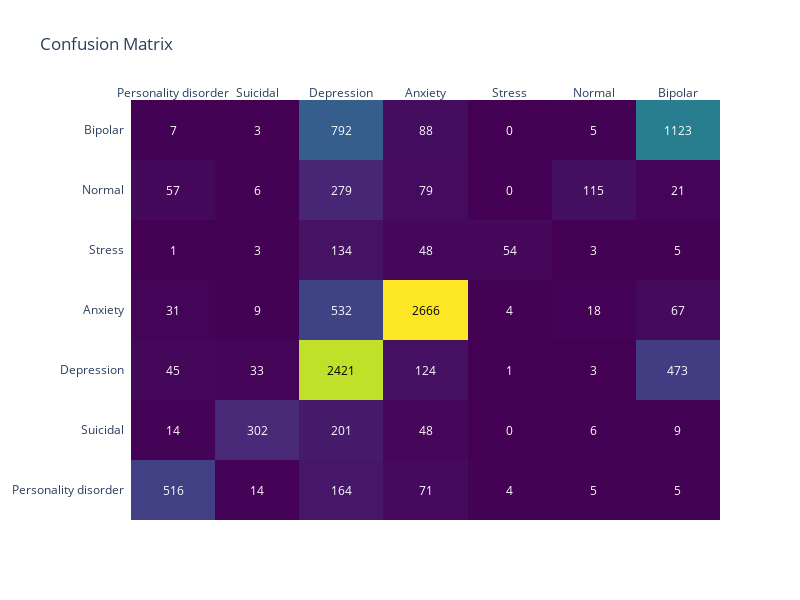

The notebook cell saved with this chart:
### Code cell
# Confusion Matrix
cm = confusion_matrix(y_test, y_pred)
cm_fig = ff.create_annotated_heatmap(
    z=cm,
    x=list(set(y_test)),
    y=list(set(y_test)),
    annotation_text=cm,
    colorscale='Viridis'
)
cm_fig.update_layout(title='Confusion Matrix')
cm_fig.update_layout(title='Confusion Matrix', width=800, height=600)  
cm_fig.show()

### Figure 1 — Plotly figure (JSON) as saved in the notebook; plotly's stock layout.template omitted (floating-point values rounded to 4 significant figures)
{"data": [{"colorscale": [[0, "#440154"], [0.1111, "#482878"], [0.2222, "#3e4989"], [0.3333, "#31688e"], [0.4444, "#26828e"], [0.5556, "#1f9e89"], [0.6667, "#35b779"], [0.7778, "#6ece58"], [0.8889, "#b5de2b"], [1, "#fde725"]], "reversescale": false, "showscale": false, "type": "heatmap", "x": ["Personality disorder", "Suicidal", "Depression", "Anxiety", "Stress", "Normal", "Bipolar"], "y": ["Personality disorder", "Suicidal", "Depression", "Anxiety", "Stress", "Normal", "Bipolar"], "z": [[516, 14, 164, 71, 4, 5, 5], [14, 302, 201, 48, 0, 6, 9], [45, 33, 2421, 124, 1, 3, 473], [31, 9, 532, 2666, 4, 18, 67], [1, 3, 134, 48, 54, 3, 5], [57, 6, 279, 79, 0, 115, 21], [7, 3, 792, 88, 0, 5, 1123]]}], "layout": {"annotations": [{"font": {"color": "#FFFFFF"}, "showarrow": false, "text": "516", "x": "Personality disorder", "xref": "x", "y": "Personality disorder", "yref": "y"}, {"font": {"color": "#FFFFFF"}, "showarrow": false, "text": "14", "x": "Suicidal", "xref": "x", "y": "Personality disorder", "yref": "y"}, {"font": {"color": "#FFFFFF"}, "showarrow": false, "text": "164", "x": "Depression", "xref": "x", "y": "Personality disorder", "yref": "y"}, {"font": {"color": "#FFFFFF"}, "showarrow": false, "text": "71", "x": "Anxiety", "xref": "x", "y": "Personality disorder", "yref": "y"}, {"font": {"color": "#FFFFFF"}, "showarrow": false, "text": "4", "x": "Stress", "xref": "x", "y": "Personality disorder", "yref": "y"}, {"font": {"color": "#FFFFFF"}, "showarrow": false, "text": "5", "x": "Normal", "xref": "x", "y": "Personality disorder", "yref": "y"}, {"font": {"color": "#FFFFFF"}, "showarrow": false, "text": "5", "x": "Bipolar", "xref": "x", "y": "Personality disorder", "yref": "y"}, {"font": {"color": "#FFFFFF"}, "showarrow": false, "text": "14", "x": "Personality disorder", "xref": "x", "y": "Suicidal", "yref": "y"}, {"font": {"color": "#FFFFFF"}, "showarrow": false, "text": "302", "x": "Suicidal", "xref": "x", "y": "Suicidal", "yref": "y"}, {"font": {"color": "#FFFFFF"}, "showarrow": false, "text": "201", "x": "Depression", "xref": "x", "y": "Suicidal", "yref": "y"}, {"font": {"color": "#FFFFFF"}, "showarrow": false, "text": "48", "x": "Anxiety", "xref": "x", "y": "Suicidal", "yref": "y"}, {"font": {"color": "#FFFFFF"}, "showarrow": false, "text": "0", "x": "Stress", "xref": "x", "y": "Suicidal", "yref": "y"}, {"font": {"color": "#FFFFFF"}, "showarrow": false, "text": "6", "x": "Normal", "xref": "x", "y": "Suicidal", "yref": "y"}, {"font": {"color": "#FFFFFF"}, "showarrow": false, "text": "9", "x": "Bipolar", "xref": "x", "y": "Suicidal", "yref": "y"}, {"font": {"color": "#FFFFFF"}, "showarrow": false, "text": "45", "x": "Personality disorder", "xref": "x", "y": "Depression", "yref": "y"}, {"font": {"color": "#FFFFFF"}, "showarrow": false, "text": "33", "x": "Suicidal", "xref": "x", "y": "Depression", "yref": "y"}, {"font": {"color": "#000000"}, "showarrow": false, "text": "2421", "x": "Depression", "xref": "x", "y": "Depression", "yref": "y"}, {"font": {"color": "#FFFFFF"}, "showarrow": false, "text": "124", "x": "Anxiety", "xref": "x", "y": "Depression", "yref": "y"}, {"font": {"color": "#FFFFFF"}, "showarrow": false, "text": "1", "x": "Stress", "xref": "x", "y": "Depression", "yref": "y"}, {"font": {"color": "#FFFFFF"}, "showarrow": false, "text": "3", "x": "Normal", "xref": "x", "y": "Depression", "yref": "y"}, {"font": {"color": "#FFFFFF"}, "showarrow": false, "text": "473", "x": "Bipolar", "xref": "x", "y": "Depression", "yref": "y"}, {"font": {"color": "#FFFFFF"}, "showarrow": false, "text": "31", "x": "Personality disorder", "xref": "x", "y": "Anxiety", "yref": "y"}, {"font": {"color": "#FFFFFF"}, "showarrow": false, "text": "9", "x": "Suicidal", "xref": "x", "y": "Anxiety", "yref": "y"}, {"font": {"color": "#FFFFFF"}, "showarrow": false, "text": "532", "x": "Depression", "xref": "x", "y": "Anxiety", "yref": "y"}, {"font": {"color": "#000000"}, "showarrow": false, "text": "2666", "x": "Anxiety", "xref": "x", "y": "Anxiety", "yref": "y"}, {"font": {"color": "#FFFFFF"}, "showarrow": false, "text": "4", "x": "Stress", "xref": "x", "y": "Anxiety", "yref": "y"}, {"font": {"color": "#FFFFFF"}, "showarrow": false, "text": "18", "x": "Normal", "xref": "x", "y": "Anxiety", "yref": "y"}, {"font": {"color": "#FFFFFF"}, "showarrow": false, "text": "67", "x": "Bipolar", "xref": "x", "y": "Anxiety", "yref": "y"}, {"font": {"color": "#FFFFFF"}, "showarrow": false, "text": "1", "x": "Personality disorder", "xref": "x", "y": "Stress", "yref": "y"}, {"font": {"color": "#FFFFFF"}, "showarrow": false, "text": "3", "x": "Suicidal", "xref": "x", "y": "Stress", "yref": "y"}, {"font": {"color": "#FFFFFF"}, "showarrow": false, "text": "134", "x": "Depression", "xref": "x", "y": "Stress", "yref": "y"}, {"font": {"color": "#FFFFFF"}, "showarrow": false, "text": "48", "x": "Anxiety", "xref": "x", "y": "Stress", "yref": "y"}, {"font": {"color": "#FFFFFF"}, "showarrow": false, "text": "54", "x": "Stress", "xref": "x", "y": "Stress", "yref": "y"}, {"font": {"color": "#FFFFFF"}, "showarrow": false, "text": "3", "x": "Normal", "xref": "x", "y": "Stress", "yref": "y"}, {"font": {"color": "#FFFFFF"}, "showarrow": false, "text": "5", "x": "Bipolar", "xref": "x", "y": "Stress", "yref": "y"}, {"font": {"color": "#FFFFFF"}, "showarrow": false, "text": "57", "x": "Personality disorder", "xref": "x", "y": "Normal", "yref": "y"}, {"font": {"color": "#FFFFFF"}, "showarrow": false, "text": "6", "x": "Suicidal", "xref": "x", "y": "Normal", "yref": "y"}, {"font": {"color": "#FFFFFF"}, "showarrow": false, "text": "279", "x": "Depression", "xref": "x", "y": "Normal", "yref": "y"}, {"font": {"color": "#FFFFFF"}, "showarrow": false, "text": "79", "x": "Anxiety", "xref": "x", "y": "Normal", "yref": "y"}, {"font": {"color": "#FFFFFF"}, "showarrow": false, "text": "0", "x": "Stress", "xref": "x", "y": "Normal", "yref": "y"}, {"font": {"color": "#FFFFFF"}, "showarrow": false, "text": "115", "x": "Normal", "xref": "x", "y": "Normal", "yref": "y"}, {"font": {"color": "#FFFFFF"}, "showarrow": false, "text": "21", "x": "Bipolar", "xref": "x", "y": "Normal", "yref": "y"}, {"font": {"color": "#FFFFFF"}, "showarrow": false, "text": "7", "x": "Personality disorder", "xref": "x", "y": "Bipolar", "yref": "y"}, {"font": {"color": "#FFFFFF"}, "showarrow": false, "text": "3", "x": "Suicidal", "xref": "x", "y": "Bipolar", "yref": "y"}, {"font": {"color": "#FFFFFF"}, "showarrow": false, "text": "792", "x": "Depression", "xref": "x", "y": "Bipolar", "yref": "y"}, {"font": {"color": "#FFFFFF"}, "showarrow": false, "text": "88", "x": "Anxiety", "xref": "x", "y": "Bipolar", "yref": "y"}, {"font": {"color": "#FFFFFF"}, "showarrow": false, "text": "0", "x": "Stress", "xref": "x", "y": "Bipolar", "yref": "y"}, {"font": {"color": "#FFFFFF"}, "showarrow": false, "text": "5", "x": "Normal", "xref": "x", "y": "Bipolar", "yref": "y"}, {"font": {"color": "#FFFFFF"}, "showarrow": false, "text": "1123", "x": "Bipolar", "xref": "x", "y": "Bipolar", "yref": "y"}], "height": 600, "title": {"text": "Confusion Matrix"}, "width": 800, "xaxis": {"dtick": 1, "gridcolor": "rgb(0, 0, 0)", "side": "top", "ticks": ""}, "yaxis": {"dtick": 1, "ticks": "", "ticksuffix": "  "}}}
